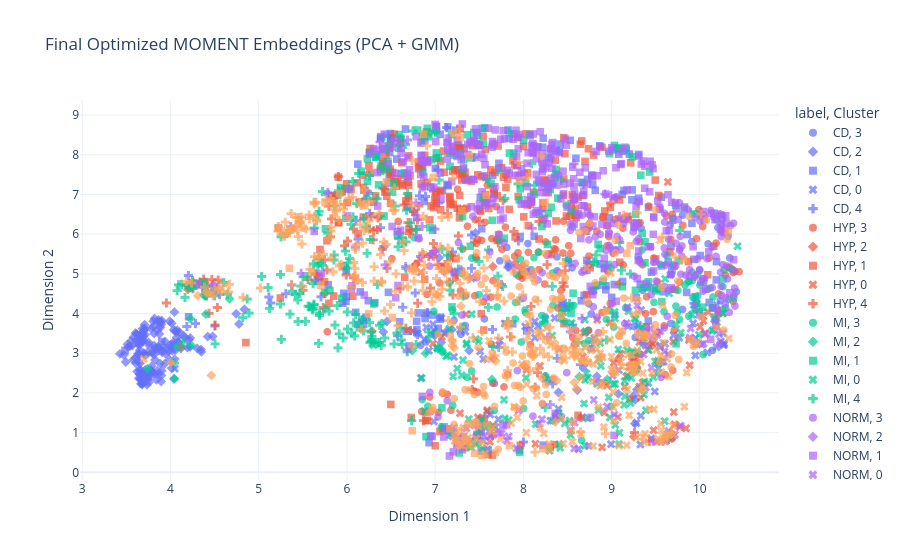

Here is the notebook cell this chart was saved with:
### Code cell
plot_final_generic_model(
    X_for_plot = X_pca_final, 
    true_labels = true_labels, 
    final_labels = final_gmm_labels, 
    name = "PCA + GMM"
)

### Figure 1 — Plotly figure (JSON) as saved in the notebook; plotly's stock layout.template omitted (floating-point values rounded to 4 significant figures; data arrays with more than 128 entries replaced by an {"elided": "..."} marker saying what was removed)
{"data": [{"customdata": [["CD", "3"], ["CD", "3"], ["CD", "3"], ["CD", "3"], ["CD", "3"], ["CD", "3"], ["CD", "3"], ["CD", "3"], ["CD", "3"], ["CD", "3"], ["CD", "3"], ["CD", "3"], ["CD", "3"], ["CD", "3"], ["CD", "3"], ["CD", "3"], ["CD", "3"], ["CD", "3"], ["CD", "3"], ["CD", "3"], ["CD", "3"], ["CD", "3"], ["CD", "3"], ["CD", "3"], ["CD", "3"], ["CD", "3"], ["CD", "3"], ["CD", "3"], ["CD", "3"], ["CD", "3"], ["CD", "3"], ["CD", "3"], ["CD", "3"], ["CD", "3"], ["CD", "3"], ["CD", "3"], ["CD", "3"], ["CD", "3"], ["CD", "3"], ["CD", "3"], ["CD", "3"], ["CD", "3"], ["CD", "3"], ["CD", "3"], ["CD", "3"]], "hovertemplate": "label=%{customdata[0]}<br>Cluster=%{customdata[1]}<extra></extra>", "legendgroup": "CD, 3", "marker": {"color": "#636EFA", "opacity": 0.7, "size": 8, "symbol": "circle"}, "mode": "markers", "name": "CD, 3", "showlegend": true, "type": "scattergl", "x": [7.83, 9.67, 8.741, 7.341, 10.2, 7.812, 8.382, 8.736, 8.248, 7.828, 7.733, 10.23, 7.292, 9.35, 8.38, 8.052, 9.805, 9.998, 7.672, 8.553, 9.335, 9.313, 10.41, 9.261, 7.214, 10.34, 9.805, 8.511, 6.835, 10.09, 10.32, 8.429, 7.558, 8.372, 10.14, 9.693, 10.24, 9.267, 9.258, 8.768, 9.908, 9.049, 9.3, 6.897, 9.679], "xaxis": "x", "y": [5.171, 3.751, 4.247, 3.698, 6.163, 5.664, 5.076, 3.578, 3.91, 5.269, 5.326, 4.322, 3.479, 4.587, 5.426, 5.763, 6.478, 5.105, 2.24, 5.154, 6.148, 5.353, 4.545, 6.158, 3.827, 5.4, 4.103, 5.348, 3.202, 5.755, 5.941, 1.41, 3.865, 1.441, 3.072, 4.61, 6.268, 3.398, 3.673, 3.989, 5.81, 5.603, 5.439, 3.285, 4.982], "yaxis": "y"}, {"customdata": {"elided": "178x2 str values"}, "hovertemplate": "label=%{customdata[0]}<br>Cluster=%{customdata[1]}<extra></extra>", "legendgroup": "CD, 2", "marker": {"color": "#636EFA", "opacity": 0.7, "size": 8, "symbol": "diamond"}, "mode": "markers", "name": "CD, 2", "showlegend": true, "type": "scattergl", "x": {"elided": "178 float values"}, "xaxis": "x", "y": {"elided": "178 float values"}, "yaxis": "y"}, {"customdata": {"elided": "167x2 str values"}, "hovertemplate": "label=%{customdata[0]}<br>Cluster=%{customdata[1]}<extra></extra>", "legendgroup": "CD, 1", "marker": {"color": "#636EFA", "opacity": 0.7, "size": 8, "symbol": "square"}, "mode": "markers", "name": "CD, 1", "showlegend": true, "type": "scattergl", "x": {"elided": "167 float values"}, "xaxis": "x", "y": {"elided": "167 float values"}, "yaxis": "y"}, {"customdata": {"elided": "91x2 str values"}, "hovertemplate": "label=%{customdata[0]}<br>Cluster=%{customdata[1]}<extra></extra>", "legendgroup": "CD, 0", "marker": {"color": "#636EFA", "opacity": 0.7, "size": 8, "symbol": "x"}, "mode": "markers", "name": "CD, 0", "showlegend": true, "type": "scattergl", "x": [8.306, 9.186, 9.643, 8.994, 10.28, 9.302, 7.282, 8.499, 8.356, 7.788, 10.26, 10.16, 10.08, 6.748, 6.929, 9.281, 7.525, 9.951, 8.703, 9.331, 7.343, 9.617, 10.19, 7.732, 8.535, 9.659, 8.67, 9.636, 7.51, 9.702, 4.049, 9.082, 8.947, 9.95, 7.407, 7.59, 8.69, 7.146, 6.879, 10.27, 8.132, 8.022, 8.165, 7.544, 7.072, 9.531, 9.618, 8.078, 7.294, 10.26, 6.976, 7.623, 6.901, 9.925, 6.839, 9.668, 9.449, 9.606, 9.333, 9.036, 7.213, 7.633, 9.49, 8.131, 9.253, 6.802, 7.625, 7.476, 10.24, 7.335, 8.399, 7.104, 9.565, 9.179, 9.59, 9.327, 9.612, 8.804, 7.718, 6.985, 7.546, 7.26, 10.19, 8.367, 6.99, 8.624, 9.242, 9.611, 10.02, 9.767, 7.683], "xaxis": "x", "y": [1.3, 3.675, 2.974, 0.7091, 3.252, 3.708, 3.593, 4.149, 3.885, 3.748, 3.213, 3.862, 3.019, 3.555, 3.064, 1.24, 1.347, 3.382, 3.528, 1.423, 3.543, 0.7929, 3.154, 3.317, 1.055, 0.9393, 1.389, 0.8774, 3.045, 3.457, 2.611, 2.574, 4.098, 2.943, 0.8067, 1.529, 2.637, 1.04, 3.346, 3.211, 3.393, 3.673, 3.677, 0.8036, 3.885, 2.625, 0.8375, 3.622, 0.6945, 3.508, 3.731, 1.117, 3.65, 3.754, 2.374, 4.977, 0.8577, 3.241, 4.087, 3.962, 2.908, 0.9262, 2.035, 3.803, 2.59, 3.493, 1.458, 0.9111, 3.301, 0.7, 1.598, 3.502, 2.776, 4.157, 2.789, 0.7014, 0.8533, 3.383, 1.334, 1.282, 2.855, 0.8501, 4.218, 1.343, 3.571, 0.5838, 2.819, 0.7862, 3.22, 3.39, 1.14], "yaxis": "y"}, {"customdata": [["CD", "4"], ["CD", "4"], ["CD", "4"], ["CD", "4"], ["CD", "4"], ["CD", "4"], ["CD", "4"], ["CD", "4"], ["CD", "4"], ["CD", "4"], ["CD", "4"], ["CD", "4"], ["CD", "4"], ["CD", "4"], ["CD", "4"], ["CD", "4"], ["CD", "4"], ["CD", "4"], ["CD", "4"], ["CD", "4"], ["CD", "4"], ["CD", "4"], ["CD", "4"], ["CD", "4"], ["CD", "4"], ["CD", "4"], ["CD", "4"], ["CD", "4"], ["CD", "4"], ["CD", "4"], ["CD", "4"], ["CD", "4"], ["CD", "4"], ["CD", "4"], ["CD", "4"], ["CD", "4"], ["CD", "4"], ["CD", "4"], ["CD", "4"], ["CD", "4"], ["CD", "4"], ["CD", "4"], ["CD", "4"], ["CD", "4"], ["CD", "4"], ["CD", "4"], ["CD", "4"], ["CD", "4"], ["CD", "4"], ["CD", "4"], ["CD", "4"], ["CD", "4"], ["CD", "4"], ["CD", "4"], ["CD", "4"]], "hovertemplate": "label=%{customdata[0]}<br>Cluster=%{customdata[1]}<extra></extra>", "legendgroup": "CD, 4", "marker": {"color": "#636EFA", "opacity": 0.7, "size": 8, "symbol": "cross"}, "mode": "markers", "name": "CD, 4", "showlegend": true, "type": "scattergl", "x": [7.009, 4.186, 5.116, 6.128, 8.001, 8.558, 5.655, 6.576, 6.775, 4.284, 6.469, 7.753, 4.203, 6.215, 6.419, 6.802, 7.196, 7.412, 8.782, 7.041, 6.721, 6.104, 6.891, 7.651, 6.259, 5.307, 8.005, 8.262, 4.411, 6.911, 5.374, 7.032, 5.706, 5.861, 8.647, 5.137, 7.131, 7.412, 5.638, 6.381, 4.48, 5.794, 8.384, 9.933, 7.826, 6.823, 4.321, 6.633, 8.332, 4.505, 6.176, 6.588, 7.704, 4.558, 7.944], "xaxis": "x", "y": [8.605, 3.673, 4.414, 5.875, 0.7628, 3.71, 4.981, 3.44, 4.518, 3.747, 8.477, 4.73, 4.956, 6.883, 5.689, 3.467, 5.551, 5.976, 3.281, 6.786, 6.642, 6.339, 6.948, 3.598, 6.523, 4.498, 5.198, 2.297, 4.441, 4.02, 4.715, 7.621, 4.422, 6.97, 2.711, 4.264, 8.683, 5.14, 4.831, 6.161, 4.723, 7.001, 2.874, 4.259, 5.172, 6.965, 4.74, 4.158, 2.228, 3.687, 3.846, 5.889, 5.862, 4.477, 5.831], "yaxis": "y"}, {"customdata": {"elided": "136x2 str values"}, "hovertemplate": "label=%{customdata[0]}<br>Cluster=%{customdata[1]}<extra></extra>", "legendgroup": "HYP, 3", "marker": {"color": "#EF553B", "opacity": 0.7, "size": 8, "symbol": "circle"}, "mode": "markers", "name": "HYP, 3", "showlegend": true, "type": "scattergl", "x": {"elided": "136 float values"}, "xaxis": "x", "y": {"elided": "136 float values"}, "yaxis": "y"}, {"customdata": [["HYP", "2"], ["HYP", "2"], ["HYP", "2"], ["HYP", "2"], ["HYP", "2"], ["HYP", "2"], ["HYP", "2"], ["HYP", "2"], ["HYP", "2"], ["HYP", "2"], ["HYP", "2"]], "hovertemplate": "label=%{customdata[0]}<br>Cluster=%{customdata[1]}<extra></extra>", "legendgroup": "HYP, 2", "marker": {"color": "#EF553B", "opacity": 0.7, "size": 8, "symbol": "diamond"}, "mode": "markers", "name": "HYP, 2", "showlegend": true, "type": "scattergl", "x": [8.246, 7.655, 4.116, 4.199, 6.283, 7.657, 9.251, 4.385, 6.995, 6.784, 8.005], "xaxis": "x", "y": [2.407, 5.184, 3.17, 4.606, 3.557, 2.865, 0.8946, 4.79, 5.575, 5.243, 2.688], "yaxis": "y"}, {"customdata": {"elided": "224x2 str values"}, "hovertemplate": "label=%{customdata[0]}<br>Cluster=%{customdata[1]}<extra></extra>", "legendgroup": "HYP, 1", "marker": {"color": "#EF553B", "opacity": 0.7, "size": 8, "symbol": "square"}, "mode": "markers", "name": "HYP, 1", "showlegend": true, "type": "scattergl", "x": {"elided": "224 float values"}, "xaxis": "x", "y": {"elided": "224 float values"}, "yaxis": "y"}, {"customdata": {"elided": "68x2 str values"}, "hovertemplate": "label=%{customdata[0]}<br>Cluster=%{customdata[1]}<extra></extra>", "legendgroup": "HYP, 0", "marker": {"color": "#EF553B", "opacity": 0.7, "size": 8, "symbol": "x"}, "mode": "markers", "name": "HYP, 0", "showlegend": true, "type": "scattergl", "x": [7.651, 9.367, 9.435, 9.699, 9.525, 7.35, 7.66, 10.03, 10.26, 9.687, 7.243, 8.137, 9.515, 9.197, 9.213, 8.036, 9.315, 8.893, 9.315, 6.837, 9.024, 9.265, 9.876, 8.837, 9.692, 8.908, 7.485, 7.281, 9.655, 8.977, 9.674, 9.773, 9.071, 10.09, 10.04, 9.167, 8.673, 9.099, 9.476, 9.149, 9.843, 9.269, 8.948, 9.638, 7.59, 9.247, 9.409, 9.232, 9.715, 9.35, 9.466, 9.704, 9.209, 7.621, 10.05, 9.33, 7.598, 7.484, 8.409, 8.686, 8.916, 8.187, 6.975, 9.885, 7.076, 9.46, 10.19, 10.0], "xaxis": "x", "y": [1.173, 3.378, 3.176, 3.295, 2.808, 3.981, 0.9523, 3.949, 4.002, 0.8906, 0.8447, 0.7198, 0.7701, 2.651, 2.67, 2.581, 2.159, 0.6306, 3.283, 5.036, 2.761, 2.677, 3.331, 3.844, 0.9149, 2.254, 0.932, 1.49, 0.8383, 3.768, 0.8551, 1.142, 1.391, 4.038, 3.815, 2.414, 2.911, 2.989, 1.061, 2.156, 1.108, 2.781, 2.188, 7.315, 1.565, 2.998, 3.097, 2.796, 1.209, 2.257, 3.252, 1.52, 1.848, 0.7725, 3.495, 1.88, 1.192, 1.386, 3.107, 3.507, 1.508, 2.681, 3.243, 2.697, 3.415, 3.224, 3.668, 3.664], "yaxis": "y"}, {"customdata": {"elided": "97x2 str values"}, "hovertemplate": "label=%{customdata[0]}<br>Cluster=%{customdata[1]}<extra></extra>", "legendgroup": "HYP, 4", "marker": {"color": "#EF553B", "opacity": 0.7, "size": 8, "symbol": "cross"}, "mode": "markers", "name": "HYP, 4", "showlegend": true, "type": "scattergl", "x": [8.269, 8.179, 6.344, 7.183, 6.454, 7.03, 6.201, 7.436, 7.161, 4.469, 6.87, 6.863, 8.134, 6.403, 5.972, 6.352, 4.531, 9.428, 6.813, 6.981, 7.445, 7.502, 4.258, 5.813, 6.076, 5.503, 6.747, 5.973, 7.263, 7.715, 6.256, 9.086, 6.928, 5.795, 4.186, 6.983, 5.774, 4.376, 7.201, 6.298, 8.088, 5.754, 6.721, 6.008, 6.72, 6.273, 4.416, 7.853, 6.377, 6.98, 7.893, 9.05, 6.815, 8.474, 5.818, 8.16, 4.333, 7.771, 7.03, 4.214, 6.71, 5.732, 6.303, 5.846, 6.799, 4.541, 7.421, 6.601, 5.903, 8.99, 6.755, 7.243, 6.603, 4.255, 6.408, 4.505, 8.45, 5.826, 6.668, 8.462, 5.639, 9.259, 6.802, 6.074, 6.945, 7.142, 6.785, 5.749, 5.992, 6.425, 7.11, 6.649, 6.659, 4.437, 6.693, 3.953, 5.56], "xaxis": "x", "y": [5.231, 6.32, 6.115, 5.473, 5.139, 7.088, 7.05, 2.356, 4.791, 4.853, 1.3, 5.482, 2.143, 5.621, 5.705, 6.411, 4.152, 0.7831, 5.318, 5.762, 5.802, 6.331, 4.626, 5.935, 4.898, 4.585, 5.154, 6.747, 5.955, 5.781, 6.13, 4.742, 5.433, 6.702, 4.701, 7.082, 5.097, 4.864, 4.465, 5.858, 4.18, 4.505, 3.572, 5.825, 6.091, 6.44, 4.686, 3.413, 6.454, 5.446, 6.067, 6.905, 6.705, 5.078, 6.945, 2.51, 4.79, 6.849, 5.227, 4.667, 6.009, 4.15, 6.083, 6.913, 6.365, 4.842, 2.085, 4.618, 7.448, 6.784, 6.574, 4.984, 6.025, 4.79, 7.158, 3.708, 4.775, 6.383, 3.629, 4.684, 5.005, 1.003, 4.26, 6.127, 4.642, 6.525, 6.122, 5.353, 4.971, 7.14, 5.233, 6.735, 7.421, 4.005, 6.288, 4.266, 4.856], "yaxis": "y"}, {"customdata": {"elided": "86x2 str values"}, "hovertemplate": "label=%{customdata[0]}<br>Cluster=%{customdata[1]}<extra></extra>", "legendgroup": "MI, 3", "marker": {"color": "#00CC96", "opacity": 0.7, "size": 8, "symbol": "circle"}, "mode": "markers", "name": "MI, 3", "showlegend": true, "type": "scattergl", "x": [9.355, 8.432, 8.022, 8.087, 9.694, 7.308, 7.071, 8.21, 7.67, 7.911, 7.197, 8.741, 9.594, 9.745, 9.224, 10.28, 10.12, 10.0, 9.975, 8.175, 8.434, 6.854, 8.661, 9.024, 8.28, 6.917, 10.15, 7.312, 8.485, 8.244, 9.881, 9.923, 9.522, 9.875, 9.729, 10.09, 8.94, 9.91, 8.973, 8.761, 7.907, 9.159, 10.26, 10.19, 8.82, 7.2, 8.994, 8.019, 7.415, 8.336, 10.26, 9.347, 9.77, 10.14, 7.16, 9.553, 10.39, 7.361, 10.32, 9.698, 7.976, 7.963, 7.498, 8.571, 7.702, 9.833, 6.762, 7.413, 9.481, 6.985, 9.915, 10.04, 8.252, 8.331, 9.75, 10.36, 10.29, 7.921, 9.628, 8.69, 9.869, 8.993, 8.479, 8.003, 8.027, 8.121], "xaxis": "x", "y": [3.241, 3.86, 5.055, 5.106, 5.231, 5.001, 1.151, 3.95, 1.556, 4.277, 4.091, 3.318, 4.05, 4.021, 3.03, 5.099, 4.639, 4.715, 4.445, 5.542, 4.006, 1.833, 0.8023, 3.66, 2.328, 1.664, 4.416, 3.674, 6.73, 3.778, 4.808, 4.399, 4.605, 3.93, 4.186, 4.612, 3.853, 5.043, 4.07, 3.11, 3.861, 4.141, 4.677, 6.355, 5.273, 1.688, 1.659, 4.087, 5.397, 4.206, 4.091, 5.603, 3.847, 4.146, 4.773, 5.237, 4.392, 2.396, 4.356, 6.397, 3.283, 5.373, 4.478, 4.202, 4.165, 4.718, 5.909, 2.552, 4.282, 4.056, 4.834, 2.966, 2.431, 5.021, 4.58, 5.121, 4.141, 4.987, 5.465, 3.244, 4.802, 5.142, 3.79, 1.608, 4.022, 5.406], "yaxis": "y"}, {"customdata": [["MI", "2"], ["MI", "2"], ["MI", "2"], ["MI", "2"], ["MI", "2"], ["MI", "2"], ["MI", "2"], ["MI", "2"], ["MI", "2"], ["MI", "2"], ["MI", "2"], ["MI", "2"], ["MI", "2"], ["MI", "2"], ["MI", "2"], ["MI", "2"], ["MI", "2"], ["MI", "2"], ["MI", "2"]], "hovertemplate": "label=%{customdata[0]}<br>Cluster=%{customdata[1]}<extra></extra>", "legendgroup": "MI, 2", "marker": {"color": "#00CC96", "opacity": 0.7, "size": 8, "symbol": "diamond"}, "mode": "markers", "name": "MI, 2", "showlegend": true, "type": "scattergl", "x": [6.74, 4.401, 4.392, 7.078, 4.4, 4.669, 4.201, 7.078, 4.077, 4.235, 3.739, 7.031, 4.378, 6.891, 7.644, 4.044, 8.95, 8.633, 4.227], "xaxis": "x", "y": [3.067, 3.985, 4.447, 3.031, 4.542, 4.37, 4.658, 3.08, 3.166, 3.202, 2.607, 3.118, 4.47, 2.999, 2.342, 2.363, 2.341, 2.41, 3.869], "yaxis": "y"}, {"customdata": {"elided": "131x2 str values"}, "hovertemplate": "label=%{customdata[0]}<br>Cluster=%{customdata[1]}<extra></extra>", "legendgroup": "MI, 1", "marker": {"color": "#00CC96", "opacity": 0.7, "size": 8, "symbol": "square"}, "mode": "markers", "name": "MI, 1", "showlegend": true, "type": "scattergl", "x": {"elided": "131 float values"}, "xaxis": "x", "y": {"elided": "131 float values"}, "yaxis": "y"}, {"customdata": {"elided": "118x2 str values"}, "hovertemplate": "label=%{customdata[0]}<br>Cluster=%{customdata[1]}<extra></extra>", "legendgroup": "MI, 0", "marker": {"color": "#00CC96", "opacity": 0.7, "size": 8, "symbol": "x"}, "mode": "markers", "name": "MI, 0", "showlegend": true, "type": "scattergl", "x": [9.261, 9.174, 8.968, 9.653, 8.245, 9.547, 8.397, 8.523, 9.223, 9.349, 9.389, 8.03, 8.139, 9.521, 8.409, 9.289, 8.417, 9.472, 9.341, 8.548, 7.416, 7.457, 8.395, 10.43, 8.332, 8.731, 9.244, 7.14, 8.456, 7.461, 9.09, 7.647, 7.356, 9.783, 7.38, 9.529, 9.367, 9.28, 10.17, 8.217, 9.991, 6.879, 9.184, 10.14, 7.412, 7.163, 9.372, 10.19, 7.025, 7.532, 9.041, 7.79, 9.273, 8.535, 9.633, 7.78, 9.601, 8.698, 10.15, 9.421, 8.837, 7.834, 7.277, 9.02, 7.362, 7.493, 10.26, 9.417, 8.87, 9.931, 9.077, 10.18, 8.858, 9.041, 8.469, 8.326, 9.732, 9.323, 7.25, 9.606, 7.473, 8.688, 6.302, 9.911, 7.301, 8.714, 8.707, 7.169, 9.191, 7.204, 8.7, 8.298, 8.732, 7.511, 8.851, 8.697, 9.085, 6.846, 9.955, 7.538, 9.143, 9.966, 9.228, 9.148, 7.126, 9.216, 7.356, 9.035, 7.407, 7.21, 8.878, 7.026, 8.98, 9.04, 9.492, 9.15, 7.316, 7.252], "xaxis": "x", "y": [3.877, 3.077, 1.887, 4.508, 3.861, 3.196, 1.499, 1.302, 2.378, 3.655, 1.561, 2.377, 1.212, 2.485, 0.7058, 3.036, 0.6159, 2.401, 2.147, 3.761, 3.985, 0.7194, 1.383, 5.694, 1.302, 1.356, 2.567, 2.955, 4.032, 3.356, 0.9965, 1.14, 3.251, 3.518, 1.342, 2.726, 1.959, 2.579, 3.908, 3.73, 3.462, 1.545, 2.439, 3.557, 0.7797, 3.619, 2.286, 3.776, 3.118, 1.315, 2.228, 1.361, 3.859, 0.9442, 0.9658, 1.827, 1.29, 0.665, 3.584, 3.078, 2.227, 1.315, 0.6824, 2.227, 0.6653, 3.311, 4.004, 2.251, 3.26, 4.1, 3.096, 3.815, 2.861, 1.196, 1.233, 3.444, 3.727, 3.617, 2.614, 4.874, 0.735, 1.732, 3.203, 3.969, 2.443, 2.49, 3.557, 0.9377, 4.055, 2.417, 2.329, 0.5435, 2.383, 1.184, 1.568, 3.843, 0.7128, 2.376, 4.131, 0.6056, 1.701, 4.25, 2.991, 2.298, 2.92, 1.746, 3.222, 4.041, 0.6282, 0.9955, 2.68, 3.14, 1.383, 3.877, 2.792, 1.915, 2.829, 0.7114], "yaxis": "y"}, {"customdata": {"elided": "182x2 str values"}, "hovertemplate": "label=%{customdata[0]}<br>Cluster=%{customdata[1]}<extra></extra>", "legendgroup": "MI, 4", "marker": {"color": "#00CC96", "opacity": 0.7, "size": 8, "symbol": "cross"}, "mode": "markers", "name": "MI, 4", "showlegend": true, "type": "scattergl", "x": {"elided": "182 float values"}, "xaxis": "x", "y": {"elided": "182 float values"}, "yaxis": "y"}, {"customdata": {"elided": "144x2 str values"}, "hovertemplate": "label=%{customdata[0]}<br>Cluster=%{customdata[1]}<extra></extra>", "legendgroup": "NORM, 3", "marker": {"color": "#AB63FA", "opacity": 0.7, "size": 8, "symbol": "circle"}, "mode": "markers", "name": "NORM, 3", "showlegend": true, "type": "scattergl", "x": {"elided": "144 float values"}, "xaxis": "x", "y": {"elided": "144 float values"}, "yaxis": "y"}, {"customdata": [["NORM", "2"], ["NORM", "2"], ["NORM", "2"]], "hovertemplate": "label=%{customdata[0]}<br>Cluster=%{customdata[1]}<extra></extra>", "legendgroup": "NORM, 2", "marker": {"color": "#AB63FA", "opacity": 0.7, "size": 8, "symbol": "diamond"}, "mode": "markers", "name": "NORM, 2", "showlegend": true, "type": "scattergl", "x": [7.294, 4.505, 4.308], "xaxis": "x", "y": [5.106, 4.686, 4.74], "yaxis": "y"}, {"customdata": {"elided": "292x2 str values"}, "hovertemplate": "label=%{customdata[0]}<br>Cluster=%{customdata[1]}<extra></extra>", "legendgroup": "NORM, 1", "marker": {"color": "#AB63FA", "opacity": 0.7, "size": 8, "symbol": "square"}, "mode": "markers", "name": "NORM, 1", "showlegend": true, "type": "scattergl", "x": {"elided": "292 float values"}, "xaxis": "x", "y": {"elided": "292 float values"}, "yaxis": "y"}, {"customdata": [["NORM", "0"], ["NORM", "0"], ["NORM", "0"], ["NORM", "0"], ["NORM", "0"], ["NORM", "0"], ["NORM", "0"], ["NORM", "0"], ["NORM", "0"], ["NORM", "0"], ["NORM", "0"], ["NORM", "0"], ["NORM", "0"], ["NORM", "0"], ["NORM", "0"], ["NORM", "0"], ["NORM", "0"], ["NORM", "0"], ["NORM", "0"], ["NORM", "0"], ["NORM", "0"], ["NORM", "0"], ["NORM", "0"], ["NORM", "0"], ["NORM", "0"], ["NORM", "0"], ["NORM", "0"], ["NORM", "0"], ["NORM", "0"], ["NORM", "0"], ["NORM", "0"], ["NORM", "0"], ["NORM", "0"], ["NORM", "0"], ["NORM", "0"], ["NORM", "0"], ["NORM", "0"], ["NORM", "0"], ["NORM", "0"], ["NORM", "0"], ["NORM", "0"], ["NORM", "0"], ["NORM", "0"], ["NORM", "0"], ["NORM", "0"], ["NORM", "0"], ["NORM", "0"], ["NORM", "0"], ["NORM", "0"], ["NORM", "0"], ["NORM", "0"], ["NORM", "0"], ["NORM", "0"], ["NORM", "0"], ["NORM", "0"], ["NORM", "0"], ["NORM", "0"], ["NORM", "0"]], "hovertemplate": "label=%{customdata[0]}<br>Cluster=%{customdata[1]}<extra></extra>", "legendgroup": "NORM, 0", "marker": {"color": "#AB63FA", "opacity": 0.7, "size": 8, "symbol": "x"}, "mode": "markers", "name": "NORM, 0", "showlegend": true, "type": "scattergl", "x": [10.07, 7.947, 9.451, 10.04, 9.032, 8.582, 9.549, 7.559, 7.248, 7.463, 7.198, 7.921, 10.22, 9.44, 7.814, 9.988, 9.675, 8.211, 7.624, 8.948, 7.724, 10.25, 7.725, 9.896, 9.783, 9.717, 7.446, 9.387, 7.215, 9.886, 8.78, 9.352, 10.23, 7.833, 8.179, 8.826, 7.489, 7.596, 9.17, 9.551, 8.798, 8.739, 9.01, 9.515, 7.753, 9.362, 8.362, 9.597, 7.354, 9.386, 7.244, 9.648, 9.453, 10.24, 7.321, 8.576, 9.548, 9.292], "xaxis": "x", "y": [3.498, 1.558, 3.423, 3.242, 1.452, 1.252, 3.184, 0.9208, 0.75, 0.8896, 0.9046, 0.6056, 3.486, 3.623, 0.7971, 3.968, 0.9678, 1.337, 0.9116, 1.657, 3.203, 6.287, 0.9863, 3.622, 1.177, 0.9453, 1.189, 3.192, 1.123, 3.39, 3.114, 3.301, 6.109, 0.9051, 1.218, 2.287, 1.157, 0.5819, 3.755, 3.557, 1.825, 0.6644, 2.436, 3.462, 0.9787, 2.973, 1.394, 3.042, 1.108, 2.141, 0.6957, 1.041, 2.636, 6.476, 0.7183, 0.6009, 3.157, 4.202], "yaxis": "y"}, {"customdata": [["NORM", "4"], ["NORM", "4"], ["NORM", "4"], ["NORM", "4"], ["NORM", "4"], ["NORM", "4"], ["NORM", "4"], ["NORM", "4"], ["NORM", "4"], ["NORM", "4"], ["NORM", "4"], ["NORM", "4"], ["NORM", "4"], ["NORM", "4"], ["NORM", "4"], ["NORM", "4"], ["NORM", "4"], ["NORM", "4"], ["NORM", "4"], ["NORM", "4"], ["NORM", "4"], ["NORM", "4"], ["NORM", "4"], ["NORM", "4"], ["NORM", "4"], ["NORM", "4"], ["NORM", "4"], ["NORM", "4"], ["NORM", "4"], ["NORM", "4"], ["NORM", "4"], ["NORM", "4"], ["NORM", "4"], ["NORM", "4"], ["NORM", "4"], ["NORM", "4"], ["NORM", "4"], ["NORM", "4"], ["NORM", "4"]], "hovertemplate": "label=%{customdata[0]}<br>Cluster=%{customdata[1]}<extra></extra>", "legendgroup": "NORM, 4", "marker": {"color": "#AB63FA", "opacity": 0.7, "size": 8, "symbol": "cross"}, "mode": "markers", "name": "NORM, 4", "showlegend": true, "type": "scattergl", "x": [8.747, 9.301, 6.874, 6.996, 6.516, 8.305, 8.943, 6.434, 8.316, 6.666, 8.534, 8.678, 7.392, 8.926, 6.234, 8.1, 7.004, 8.197, 6.853, 5.364, 6.376, 6.688, 9.09, 6.095, 8.575, 6.946, 9.582, 5.784, 8.074, 6.835, 9.469, 6.955, 8.664, 6.784, 7.887, 8.992, 6.683, 5.482, 8.275], "xaxis": "x", "y": [6.472, 6.783, 7.798, 6.126, 8.363, 1.704, 5.22, 5.227, 7.258, 5.18, 3.542, 7.251, 4.893, 7.006, 7.077, 6.147, 5.563, 6.58, 6.195, 6.189, 8.326, 8.372, 6.443, 5.675, 7.772, 5.488, 0.7836, 7.043, 6.747, 5.437, 0.7859, 5.487, 3.877, 6.787, 5.141, 6.964, 3.085, 5.011, 3.407], "yaxis": "y"}, {"customdata": {"elided": "128x2 str values"}, "hovertemplate": "label=%{customdata[0]}<br>Cluster=%{customdata[1]}<extra></extra>", "legendgroup": "STTC, 3", "marker": {"color": "#FFA15A", "opacity": 0.7, "size": 8, "symbol": "circle"}, "mode": "markers", "name": "STTC, 3", "showlegend": true, "type": "scattergl", "x": [7.216, 6.974, 9.3, 8.339, 9.262, 9.08, 8.7, 7.567, 8.11, 7.987, 6.965, 9.566, 8.114, 9.016, 7.804, 9.045, 8.371, 9.138, 8.747, 8.007, 9.078, 8.115, 8.586, 9.351, 8.123, 7.715, 9.123, 8.368, 9.497, 10.08, 7.488, 10.27, 8.804, 7.954, 8.591, 9.719, 8.332, 9.045, 8.299, 7.172, 7.884, 7.794, 8.04, 7.886, 7.035, 7.545, 8.815, 8.07, 8.148, 8.246, 9.495, 6.936, 7.339, 9.674, 9.298, 8.398, 8.449, 8.253, 8.309, 9.366, 8.428, 8.215, 9.022, 7.997, 8.135, 9.06, 7.989, 7.804, 8.431, 8.888, 7.901, 7.369, 7.086, 8.089, 7.471, 7.964, 8.632, 8.477, 10.31, 7.564, 8.039, 9.68, 8.63, 9.751, 7.446, 7.471, 7.861, 7.942, 7.215, 9.762, 7.15, 9.02, 7.648, 9.546, 9.381, 8.359, 8.912, 9.396, 7.899, 8.941, 9.874, 7.548, 9.893, 8.344, 7.706, 9.297, 9.167, 7.096, 7.467, 7.196, 9.091, 8.026, 8.936, 7.391, 7.27, 8.13, 7.198, 7.48, 9.368, 9.482, 7.521, 7.672, 7.386, 8.458, 9.928, 8.427, 9.304, 8.259], "xaxis": "x", "y": [1.857, 1.635, 4.032, 4.931, 2.717, 3.436, 6.077, 4.889, 4.885, 5.166, 1.563, 4.657, 2.106, 3.712, 5.393, 5.53, 4.914, 4.39, 6.269, 5.039, 6.225, 5.071, 2.948, 2.1, 3.085, 0.5797, 3.541, 4.35, 6.609, 6.356, 3.148, 3.582, 3.299, 4.679, 3.062, 3.955, 4.377, 5.844, 4.963, 3.448, 2.754, 2.437, 4.961, 5.048, 3.478, 1.991, 4.773, 3.129, 2.127, 5.512, 3.718, 1.51, 2.085, 2.655, 4.35, 3.113, 2.94, 2.203, 4.113, 3.376, 5.015, 1.736, 2.583, 1.798, 4.359, 1.751, 2.928, 3.028, 4.416, 2.914, 1.63, 1.232, 2.029, 2.98, 5.53, 2.144, 6.041, 4.896, 5.871, 1.928, 2.74, 2.985, 3.405, 4.818, 1.962, 1.252, 4.44, 2.188, 1.207, 2.841, 5.226, 2.474, 3.004, 2.774, 3.44, 3.251, 4.882, 3.452, 2.187, 4.071, 6.452, 2.161, 3.363, 2.376, 4.414, 3.522, 3.247, 5.084, 4.949, 3.301, 3.428, 5.271, 4.054, 2.737, 4.436, 4.794, 3.775, 5.01, 3.486, 3.382, 4.734, 1.662, 2.074, 3.129, 3.175, 4.384, 3.457, 1.962], "yaxis": "y"}, {"customdata": [["STTC", "2"], ["STTC", "2"], ["STTC", "2"], ["STTC", "2"], ["STTC", "2"], ["STTC", "2"], ["STTC", "2"], ["STTC", "2"], ["STTC", "2"], ["STTC", "2"], ["STTC", "2"], ["STTC", "2"], ["STTC", "2"], ["STTC", "2"], ["STTC", "2"], ["STTC", "2"], ["STTC", "2"]], "hovertemplate": "label=%{customdata[0]}<br>Cluster=%{customdata[1]}<extra></extra>", "legendgroup": "STTC, 2", "marker": {"color": "#FFA15A", "opacity": 0.7, "size": 8, "symbol": "diamond"}, "mode": "markers", "name": "STTC, 2", "showlegend": true, "type": "scattergl", "x": [8.362, 8.665, 4.464, 8.21, 8.012, 4.435, 4.405, 8.601, 4.547, 7.687, 8.576, 7.294, 8.429, 4.005, 8.379, 4.311, 7.214], "xaxis": "x", "y": [1.267, 2.806, 2.441, 2.374, 2.681, 4.497, 4.527, 2.1, 4.615, 2.805, 2.262, 4.187, 2.819, 2.768, 2.319, 4.447, 3.135], "yaxis": "y"}, {"customdata": [["STTC", "1"], ["STTC", "1"], ["STTC", "1"], ["STTC", "1"], ["STTC", "1"], ["STTC", "1"], ["STTC", "1"], ["STTC", "1"], ["STTC", "1"], ["STTC", "1"], ["STTC", "1"], ["STTC", "1"], ["STTC", "1"], ["STTC", "1"], ["STTC", "1"], ["STTC", "1"], ["STTC", "1"], ["STTC", "1"], ["STTC", "1"], ["STTC", "1"], ["STTC", "1"], ["STTC", "1"], ["STTC", "1"], ["STTC", "1"], ["STTC", "1"], ["STTC", "1"], ["STTC", "1"], ["STTC", "1"], ["STTC", "1"], ["STTC", "1"], ["STTC", "1"], ["STTC", "1"], ["STTC", "1"], ["STTC", "1"], ["STTC", "1"], ["STTC", "1"], ["STTC", "1"], ["STTC", "1"], ["STTC", "1"], ["STTC", "1"]], "hovertemplate": "label=%{customdata[0]}<br>Cluster=%{customdata[1]}<extra></extra>", "legendgroup": "STTC, 1", "marker": {"color": "#FFA15A", "opacity": 0.7, "size": 8, "symbol": "square"}, "mode": "markers", "name": "STTC, 1", "showlegend": true, "type": "scattergl", "x": [7.226, 7.447, 5.385, 7.266, 7.956, 7.842, 6.516, 7.265, 7.281, 5.447, 6.203, 6.978, 5.917, 9.172, 7.303, 6.871, 8.722, 8.54, 7.451, 10.32, 5.85, 6.74, 7.168, 7.292, 9.816, 5.752, 5.702, 8.22, 9.21, 5.348, 7.385, 8.245, 8.435, 5.603, 6.448, 8.288, 7.578, 7.53, 6.248, 7.208], "xaxis": "x", "y": [0.9276, 0.4801, 6.139, 0.6942, 7.351, 0.6735, 3.896, 1.046, 8.436, 6.255, 6.723, 7.43, 7.029, 5.518, 6.586, 8.513, 4.305, 1.044, 1.252, 6.069, 6.764, 1.045, 1.1, 0.7579, 5.354, 6.791, 4.709, 0.5941, 5.711, 5.14, 7.963, 6.799, 3.948, 5.038, 7.317, 0.575, 6.975, 0.4301, 3.998, 8.54], "yaxis": "y"}, {"customdata": {"elided": "134x2 str values"}, "hovertemplate": "label=%{customdata[0]}<br>Cluster=%{customdata[1]}<extra></extra>", "legendgroup": "STTC, 0", "marker": {"color": "#FFA15A", "opacity": 0.7, "size": 8, "symbol": "x"}, "mode": "markers", "name": "STTC, 0", "showlegend": true, "type": "scattergl", "x": {"elided": "134 float values"}, "xaxis": "x", "y": {"elided": "134 float values"}, "yaxis": "y"}, {"customdata": {"elided": "217x2 str values"}, "hovertemplate": "label=%{customdata[0]}<br>Cluster=%{customdata[1]}<extra></extra>", "legendgroup": "STTC, 4", "marker": {"color": "#FFA15A", "opacity": 0.7, "size": 8, "symbol": "cross"}, "mode": "markers", "name": "STTC, 4", "showlegend": true, "type": "scattergl", "x": {"elided": "217 float values"}, "xaxis": "x", "y": {"elided": "217 float values"}, "yaxis": "y"}], "layout": {"legend": {"title": {"text": "label, Cluster"}, "tracegroupgap": 0}, "title": {"text": "Final Optimized MOMENT Embeddings (PCA + GMM)"}, "xaxis": {"anchor": "y", "domain": [0, 1], "title": {"text": "Dimension 1"}}, "yaxis": {"anchor": "x", "domain": [0, 1], "title": {"text": "Dimension 2"}}}}
